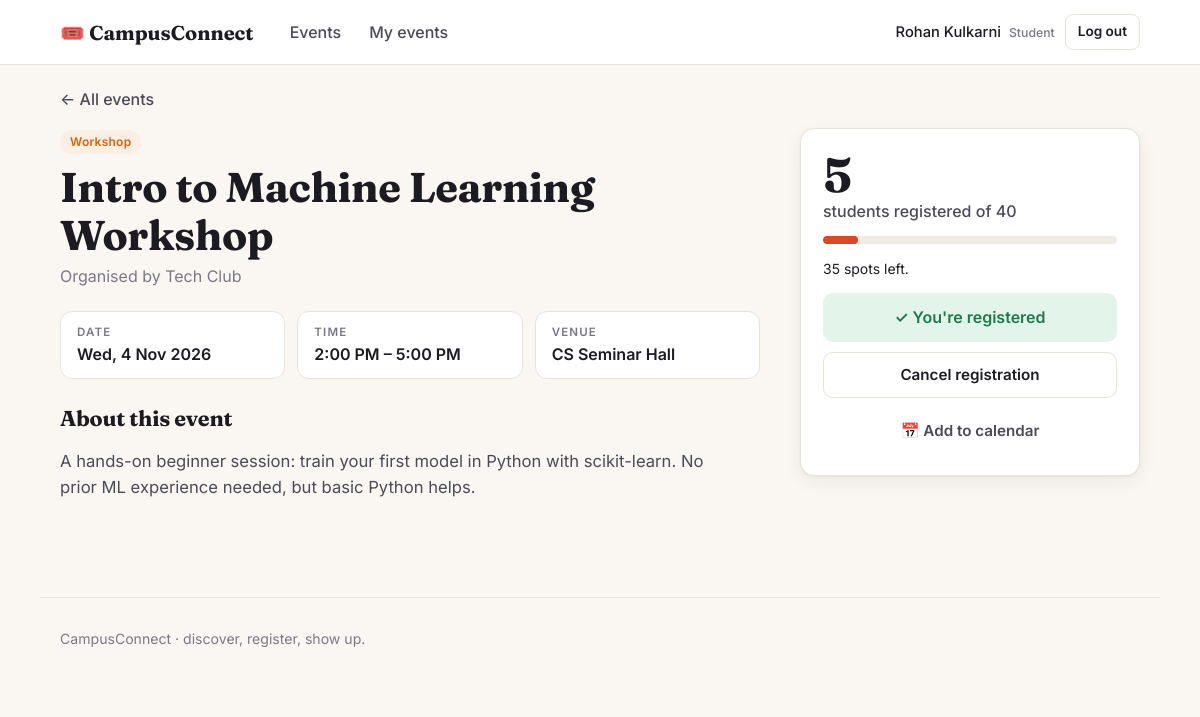
The page /event/2 (signed in) on the database its author committed.
### tables this page shows
CREATE TABLE users (
    id INTEGER PRIMARY KEY AUTOINCREMENT,
    name TEXT NOT NULL,
    email TEXT NOT NULL UNIQUE,
    usn TEXT,
    department TEXT,
    password_hash TEXT NOT NULL,
    role TEXT NOT NULL CHECK (role IN ('student', 'organizer')),
    created_at TEXT NOT NULL
);

CREATE TABLE events (
    id INTEGER PRIMARY KEY AUTOINCREMENT,
    title TEXT NOT NULL,
    description TEXT NOT NULL,
    category TEXT NOT NULL,
    event_date TEXT NOT NULL,
    start_time TEXT NOT NULL,
    end_time TEXT,
    venue TEXT NOT NULL,
    capacity INTEGER NOT NULL DEFAULT 0,
    organizer_id INTEGER NOT NULL REFERENCES users(id) ON DELETE CASCADE,
    created_at TEXT NOT NULL
);

CREATE TABLE registrations (
    id INTEGER PRIMARY KEY AUTOINCREMENT,
    event_id INTEGER NOT NULL REFERENCES events(id) ON DELETE CASCADE,
    user_id INTEGER NOT NULL REFERENCES users(id) ON DELETE CASCADE,
    status TEXT NOT NULL DEFAULT 'confirmed' CHECK (status IN ('confirmed', 'waitlisted')),
    attended INTEGER NOT NULL DEFAULT 0,
    created_at TEXT NOT NULL,
    UNIQUE (event_id, user_id)
);

### backend/app.py (the view)
@app.route("/event/<int:event_id>")
def event_detail(event_id):
    ev = get_event(event_id)
    if ev is None:
        abort(404)
    reg = None
    if g.user and g.user["role"] == "student":
        reg = get_db().execute("SELECT * FROM registrations WHERE event_id = ? AND user_id = ?",
                               (event_id, g.user["id"])).fetchone()
    position = None
    if reg and reg["status"] == "waitlisted":
        position = get_db().execute(
            "SELECT COUNT(*) c FROM registrations WHERE event_id = ? AND status = 'waitlisted' "
            "AND (created_at < ? OR (created_at = ? AND id <= ?))",
            (event_id, reg["created_at"], reg["created_at"], reg["id"])).fetchone()["c"]
    return render_template("event.html", ev=ev, reg=reg, position=position)

### backend/app.py (called while the page is built)
def get_db():
    if "db" not in g:
        g.db = sqlite3.connect(DB_PATH)
        g.db.row_factory = sqlite3.Row
        g.db.execute("PRAGMA foreign_keys = ON")
    return g.db

def today_iso():
    return date.today().isoformat()

def _d(s):
    return datetime.strptime(s, "%Y-%m-%d")

@app.template_filter("fdate")
def fdate(s):
    d = _d(s)
    return f"{d.strftime('%a')}, {d.day} {d.strftime('%b %Y')}"

@app.template_filter("ftime")
def ftime(s):
    if not s:
        return ""
    t = datetime.strptime(s, "%H:%M")
    return f"{t.hour % 12 or 12}:{t.minute:02d} {'AM' if t.hour < 12 else 'PM'}"

@app.context_processor
def inject_globals():
    return {"CATEGORIES": CATEGORIES, "today": today_iso(), "csrf_token": csrf_token}

def csrf_token():
    if "_csrf" not in session:
        session["_csrf"] = secrets.token_hex(16)
    return session["_csrf"]

@app.before_request
def load_user_and_check_csrf():
    g.user = None
    uid = session.get("user_id")
    if uid:
        g.user = get_db().execute("SELECT * FROM users WHERE id = ?", (uid,)).fetchone()
        if g.user is None:
            session.pop("user_id", None)
    if request.method == "POST":
        sent = request.form.get("csrf_token", "")
        if not sent or not secrets.compare_digest(sent, session.get("_csrf", "")):
            abort(400, "Your session expired. Please go back, refresh the page and try again.")

def decorate(row):
    e = dict(row)
    cap = e["capacity"]
    e["is_past"] = e["event_date"] < today_iso()
    e["unlimited"] = cap == 0
    e["spots_left"] = None if cap == 0 else max(cap - e["confirmed"], 0)
    e["is_full"] = cap > 0 and e["confirmed"] >= cap
    e["fill_pct"] = 0 if cap == 0 else min(100, round(100 * e["confirmed"] / cap))
    return e

def get_event(event_id):
    row = get_db().execute(EVENT_SQL + " WHERE e.id = ?", (event_id,)).fetchone()
    return decorate(row) if row else None

### frontend/templates/event.html (shortened to what this page needs)
{% extends "base.html" %}
{% from "_macros.html" import status_badge %}
{% block content %}
<a class="back" href="{{ url_for('index') }}">← All events</a>
<div class="detail">
  <div class="detail-main">
    <span class="chip cat-{{ ev.category|lower }}">{{ ev.category }}</span>
    <h1>{{ ev.title }}</h1>
    <p class="by">Organised by {{ ev.organizer_name }}</p>
    <div class="facts">
      <div><span class="k">Date</span><span class="v">{{ ev.event_date|fdate }}</span></div>
      <div><span class="k">Time</span><span class="v">{{ ev.start_time|ftime }}{% if ev.end_time %} – {{ ev.end_time|ftime }}{% endif %}</span></div>
      <div><span class="k">Venue</span><span class="v">{{ ev.venue }}</span></div>
    </div>
    <h2>About this event</h2>
    <p class="prose">{{ ev.description }}</p>
  </div>
  <aside class="panel">
    <div class="panel-top">
      <div class="big">{{ ev.confirmed }}</div>
      <div class="big-label">{{ 'student' if ev.confirmed == 1 else 'students' }} registered{% if not ev.unlimited %} of {{ ev.capacity }}{% endif %}</div>
      {% if not ev.unlimited %}<div class="meter meter-lg"><span style="width: {{ ev.fill_pct }}%"></span></div>{% endif %}
      <p class="small">
        {% if ev.unlimited %}No seat limit.
        {% elif ev.is_full %}This event is full.{% if ev.waitlisted %} {{ ev.waitlisted }} on the waitlist.{% endif %}
        {% else %}{{ ev.spots_left }} spot{{ '' if ev.spots_left == 1 else 's' }} left.{% endif %}
      </p>
    </div>
    {% if g.user is none %}
      {% if ev.is_past %}
        <span class="badge badge-muted">This event has ended</span>
      {% else %}
        <a class="btn btn-primary btn-block" href="{{ url_for('login', next=request.path) }}">Log in to register</a>
      {% endif %}
    {% elif g.user.role == 'student' %}
      {% if reg %}
        <div class="status-box {{ 'ok' if reg.status == 'confirmed' else 'warn' }}">
          {% if reg.status == 'confirmed' %}✓ You're registered{% else %}⏳ You're #{{ position }} on the waitlist{% endif %}
        </div>
        {% if not ev.is_past %}
          <form method="post" action="{{ url_for('cancel_registration', event_id=ev.id) }}" onsubmit="return confirm('Cancel your registration?')">
            <button class="btn btn-ghost btn-block">{{ 'Cancel registration' if reg.status == 'confirmed' else 'Leave waitlist' }}</button>
          </form>
        {% endif %}
      {% elif ev.is_past %}
        <span class="badge badge-muted">This event has ended</span>
      {% else %}
        <form method="post" action="{{ url_for('register', event_id=ev.id) }}">
          <input type="hidden" name="csrf_token" value="{{ csrf_token() }}">
          <button class="btn btn-primary btn-block">{{ 'Join the waitlist' if ev.is_full else 'Register now' }}</button>
        </form>
      {% endif %}
    {% elif g.user.id == ev.organizer_id %}
      <a class="btn btn-primary btn-block" href="{{ url_for('participants', event_id=ev.id) }}">View participants</a>
      <a class="btn btn-ghost btn-block" href="{{ url_for('event_edit', event_id=ev.id) }}">Edit event</a>
    {% else %}
      <p class="small">Organiser accounts can't register for events.</p>
    {% endif %}
    <a class="btn btn-link btn-block" href="{{ url_for('event_ics', event_id=ev.id) }}">📅 Add to calendar</a>
  </aside>
</div>
{% endblock %}

### frontend/templates/base.html (shortened to what this page needs)
<!doctype html>
<html lang="en">
<head>
  <link rel="stylesheet" href="{{ url_for('static', filename='style.css') }}">
</head>
<body>
  <header class="topbar">
    <div class="wrap topbar-inner">
      <a class="brand" href="{{ url_for('index') }}"><span class="brand-mark">🎟️</span> CampusConnect</a>
      <nav class="nav">
        <a href="{{ url_for('index') }}" class="{{ 'active' if request.endpoint == 'index' }}">Events</a>
        {% if g.user and g.user.role == 'student' %}
          <a href="{{ url_for('my_events') }}" class="{{ 'active' if request.endpoint == 'my_events' }}">My events</a>
        {% elif g.user and g.user.role == 'organizer' %}
          <a href="{{ url_for('dashboard') }}" class="{{ 'active' if request.endpoint == 'dashboard' }}">Dashboard</a>
        {% endif %}
      </nav>
      <div class="nav-right">
        {% if g.user %}
          <span class="who">{{ g.user.name }} <small>{{ g.user.role }}</small></span>
          <form method="post" action="{{ url_for('logout') }}">
            <button class="btn btn-ghost btn-sm">Log out</button>
          </form>
        {% else %}
          <a class="btn btn-ghost btn-sm" href="{{ url_for('login') }}">Log in</a>
          <a class="btn btn-primary btn-sm" href="{{ url_for('signup') }}">Sign up</a>
        {% endif %}
      </div>
    </div>
  </header>
  <main class="wrap">
    {% block content %}{% endblock %}
  </main>
  <footer class="footer wrap">
    <span>CampusConnect · discover, register, show up.</span>
  </footer>
</body>
</html>

### frontend/static/style.css (style rules this page uses)
:root { --bg: #faf7f2; --surface: #ffffff; --ink: #1c1b22; --ink-2: #4b4a57; --muted: #7a7886; --line: #e8e3da; --accent: #d9482b; --accent-ink: #ffffff; --accent-soft: #fdeae5; --ok: #1f7a4d; --ok-soft: #e3f4ea; --warn: #9a5b00; --warn-soft: #fff1d6; --danger: #b3261e; --radius: 14px; --shadow: 0 1px 2px rgba(28, 27, 34, .06), 0 6px 20px rgba(28, 27, 34, .06); --c-technical: #2b59c3; --c-cultural: #c2255c; --c-sports: #2f8f44; --c-workshop: #d9640b; --c-academic: #6741d9; --c-social: #0c8599; }
* { box-sizing: border-box; }
html { -webkit-text-size-adjust: 100%; }
body { margin: 0; background: var(--bg); color: var(--ink); font: 16px/1.55 "Inter", system-ui, -apple-system, "Segoe UI", Roboto, sans-serif; }
h1, h2, h3 { font-family: "Fraunces", Georgia, serif; line-height: 1.15; margin: 0 0 .4em; letter-spacing: -.01em; }
h1 { font-size: clamp(1.9rem, 4vw, 2.6rem); }
h2 { font-size: 1.35rem; }
a { color: var(--accent); text-decoration: none; }
.wrap { max-width: 1120px; margin: 0 auto; padding: 0 20px; }
.small { font-size: .875rem; }
.topbar { background: var(--surface); border-bottom: 1px solid var(--line); position: sticky; top: 0; z-index: 10; }
.topbar-inner { display: flex; align-items: center; gap: 24px; min-height: 64px; flex-wrap: wrap; }
.brand { font-family: "Fraunces", Georgia, serif; font-weight: 700; font-size: 1.25rem; color: var(--ink); }
.nav { display: flex; gap: 4px; flex: 1; }
.nav a { color: var(--ink-2); padding: 6px 12px; border-radius: 8px; font-weight: 500; }
.nav-right { display: flex; align-items: center; gap: 10px; }
.nav-right form { margin: 0; }
.who { font-weight: 500; font-size: .92rem; }
.who small { color: var(--muted); text-transform: capitalize; margin-left: 4px; }
.btn { display: inline-flex; align-items: center; justify-content: center; gap: 6px; font: inherit; font-weight: 600; font-size: .95rem; cursor: pointer; padding: 10px 18px; border-radius: 10px; border: 1px solid transparent; text-decoration: none !important; transition: transform .05s, background .15s, border-color .15s; }
.btn-ghost { background: var(--surface); color: var(--ink); border-color: var(--line); }
.btn-link { background: none; color: var(--ink-2); }
.btn-sm { padding: 6px 12px; font-size: .85rem; border-radius: 8px; }
.btn-block { display: flex; width: 100%; margin-top: 10px; }
.chip { --c: var(--ink-2); display: inline-block; font-size: .75rem; font-weight: 600; letter-spacing: .02em; padding: 3px 10px; border-radius: 999px; color: var(--c); background: color-mix(in srgb, var(--c) 11%, white); }
.cat-workshop { --c: var(--c-workshop); }
.meter { height: 6px; background: #efebe3; border-radius: 99px; overflow: hidden; margin-top: 6px; }
.meter span { display: block; height: 100%; background: var(--accent); border-radius: 99px; }
.meter-lg { height: 8px; margin: 12px 0 8px; }
.back { display: inline-block; margin: 22px 0 6px; color: var(--ink-2); font-weight: 500; }
.detail { display: grid; grid-template-columns: 1fr 340px; gap: 40px; padding: 10px 0 60px; align-items: start; }
.detail h1 { margin: 10px 0 4px; }
.by { color: var(--muted); margin: 0 0 22px; }
.facts { display: grid; grid-template-columns: repeat(auto-fit, minmax(170px, 1fr)); gap: 12px; margin-bottom: 28px; }
.facts > div { background: var(--surface); border: 1px solid var(--line); border-radius: 12px; padding: 12px 16px; }
.facts .k { display: block; font-size: .72rem; text-transform: uppercase; letter-spacing: .1em; color: var(--muted); font-weight: 600; }
.facts .v { font-weight: 600; }
.prose { white-space: pre-line; color: var(--ink-2); font-size: 1.04rem; max-width: 62ch; }
.panel { position: sticky; top: 84px; background: var(--surface); border: 1px solid var(--line); border-radius: var(--radius); padding: 22px; box-shadow: var(--shadow); }
.panel-top { margin-bottom: 8px; }
.big { font-family: "Fraunces", Georgia, serif; font-size: 3rem; font-weight: 700; line-height: 1; }
.big-label { color: var(--ink-2); font-weight: 500; }
.status-box { padding: 12px 14px; border-radius: 10px; font-weight: 600; text-align: center; margin-top: 10px; }
.status-box.ok { background: var(--ok-soft); color: var(--ok); }
.footer { padding: 30px 20px 40px; color: var(--muted); font-size: .88rem; border-top: 1px solid var(--line); margin-top: 20px; }

### rows shown on the page
users: user.name "Rohan Kulkarni", user.role "Student"
events: category "Workshop", title "Intro to Machine Learning Workshop", event_date|fdate "Wed, 4 Nov 2026", start_time|ftime "2:00 PM", end_time|ftime "5:00 PM", venue "CS Seminar Hall", description "A hands-on beginner session: train your first model in Python with scikit-learn. No prior ML experience needed, but basic Python helps.", capacity "40"
users: organizer_name "Tech Club"
registrations: status "Cancel registration"

### other values the page prints
{{ ev.confirmed }} "5"
{{ 'student' if ev.confirmed == 1 else 'students' }} "students"
{{ ev.spots_left }} "35"
{{ '' if ev.spots_left == 1 else 's' }} "s"
